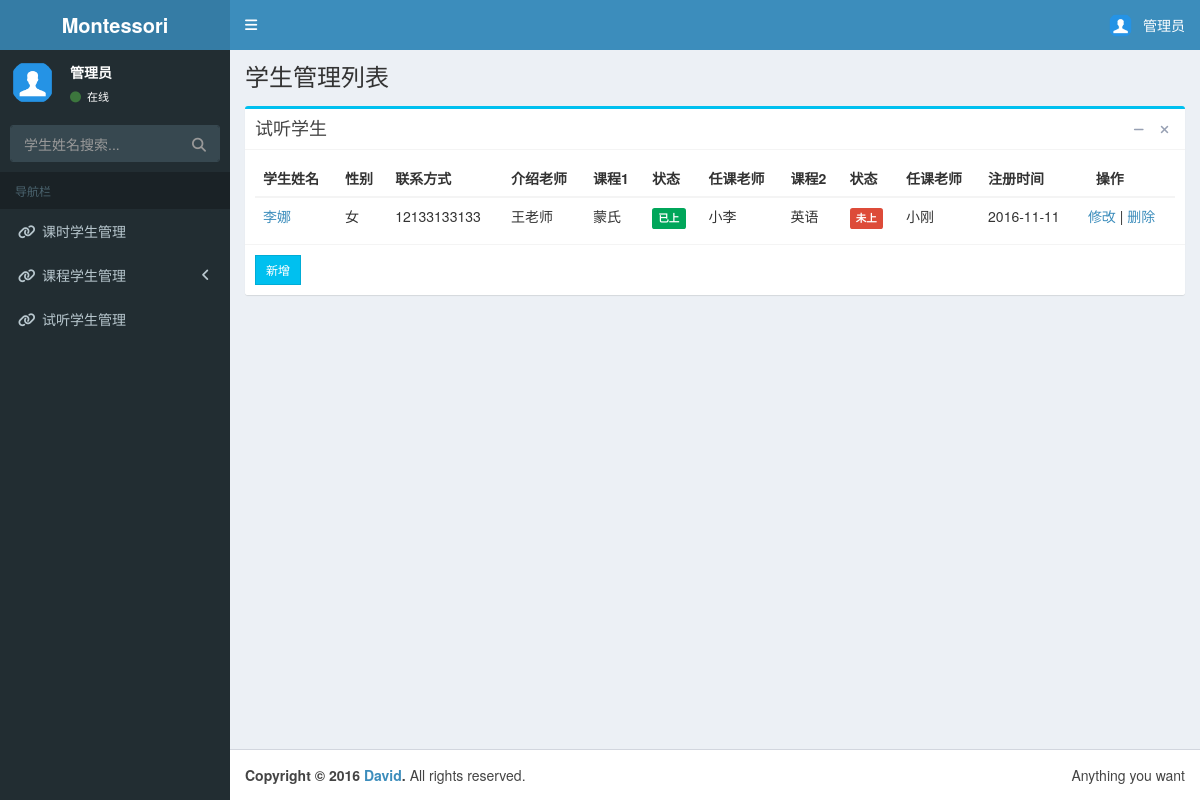
The page /homepage/tryList/ (signed in) on the database as committed earlier.
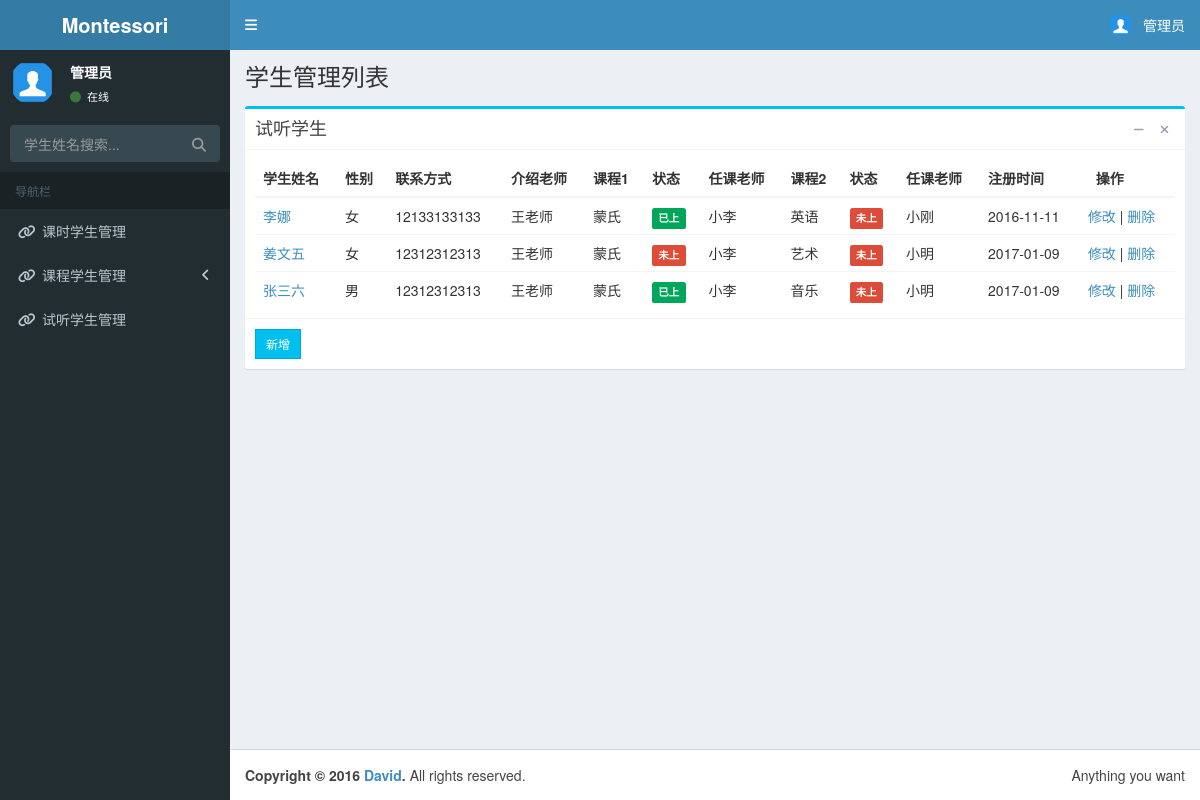
The same page on the database as committed later.
### managesystem/models.py (models this page shows, shortened)
class TryStudent(models.Model):
    username = models.CharField(max_length=200)
    sex = models.CharField(max_length=200)
    phone_num = models.CharField(max_length=200)
    contact = models.CharField(max_length=200)
    try_class_one = models.CharField(max_length=200,null=False,default="蒙氏")
    try_class_one_state = models.CharField(max_length=200,null=False,default="未上")
    class_one_teacher = models.CharField(max_length=200)
    try_class_two = models.CharField(max_length=200, null=False, default="蒙氏")
    try_class_two_state = models.CharField(max_length=200, null=False, default="未上")
    class_two_teacher = models.CharField(max_length=200)
    register_date = models.DateField(default="2016-11-11")
    accompany_username = models.CharField(max_length=200, default="")
    try_class_one_time = models.CharField(max_length=200, default="")
    try_class_two_time = models.CharField(max_length=200, default="")
    source = models.CharField(max_length=200, default="")
    unRegister_reason = models.CharField(max_length=200, default="")
    birth_date = models.CharField(max_length=200, default="0个月")

### managesystem/views.py (the view)
# urls.py: url(r'^homepage/tryList/$',TryStudentList),
def TryStudentList(request):
    if request.user.is_authenticated():
        tryStudentArr = TryStudent.objects.all()
        if request.method == "POST":
            keywords = request.POST["keywords"]
            searchList = TryStudent.objects.filter(username__contains=keywords)
            return render_to_response("homepage/tryStudentList.html", {"studentList": searchList})
        return render_to_response("homepage/tryStudentList.html", {"studentList": tryStudentArr})
    else:
        return HttpResponseRedirect('/')

### templates/homepage/tryStudentList.html (shortened to what the changed rows need)
{% load staticfiles %}
<!DOCTYPE html>
<html>
<head>
  <link rel="stylesheet" href="{% static "bootstrap/css/bootstrap.min.css"%}">
  <link rel="stylesheet" href="https://cdnjs.cloudflare.com/ajax/libs/font-awesome/4.5.0/css/font-awesome.min.css">
  <link rel="stylesheet" href="https://cdnjs.cloudflare.com/ajax/libs/ionicons/2.0.1/css/ionicons.min.css">
  <link rel="stylesheet" href="{% static "dist/css/AdminLTE.min.css"%}">
  <link rel="stylesheet" href="{% static "dist/css/skins/skin-blue.min.css"%}">
</head>
<body class="hold-transition skin-blue sidebar-mini">
<div class="wrapper">
  <div class="content-wrapper">
    <section class="content-header">
      <h1>
        学生管理列表
      </h1>
    </section>
    <section class="content">
          <div class="box box-info">
            <div class="box-body">
              <div class="table-responsive">
                <table class="table no-margin">
                  <thead>
                  <tr>
                      <th>学生姓名</th>
                      <th>性别</th>
                      <th>联系方式</th>
                      <th>介绍老师</th>
                      <th>课程1</th>
                      <th>状态</th>
                      <th>任课老师</th>
                      <th>课程2</th>
                      <th>状态</th>
                      <th>任课老师</th>
                      <th>注册时间</th>
                      <th>&nbsp;&nbsp;操作</th>
                  </tr>
                  </thead>
                  <tbody>
                    {% for itemtry in studentList %}
                    <tr>
                      <td><a>{{ itemtry.username }}</a></td>
                      <td>{{ itemtry.sex }}</td>
                      <td>{{ itemtry.phone_num }}</td>
                      <td>{{ itemtry.contact }}</td>
                      <td>{{ itemtry.try_class_one }}</td>
                      <td><span id="{{ itemtry.id }}one">{{ itemtry.try_class_one_state }}</span></td>
                      <td>{{ itemtry.class_one_teacher }}</td>
                      <td>{{ itemtry.try_class_two }}</td>
                      <td><span id="{{ itemtry.id }}two">{{ itemtry.try_class_two_state }}</span></td>
                      <td>{{ itemtry.class_two_teacher }}</td>
                      <td>{{ itemtry.register_date|date:"Y-m-d" }}</td>
                      <td><a href="/tryModification/{{ itemtry.username }}">修改</a>&nbsp;|&nbsp;<a data-toggle="modal" data-target="#{{ itemtry.username }}mymodal" href="javascript:void(0)">删除</a></td>
                    </tr>
                    {% endfor %}
                  </tbody>
                </table>
              </div>
            </div>
          </div>
    </section>
  </div>
</div>
</body>
</html>

Rows that differ between the two databases and show on the page:
added TryStudent: username "姜文五", sex "女", phone_num "12312312313", contact "王老师", try_class_one "蒙氏", try_class_one_state "未上", class_one_teacher "小李", try_class_two "艺术", try_class_two_state "未上", class_two_teacher "小明", register_date "2017-01-09"
added TryStudent: username "张三六", sex "男", phone_num "12312312313", contact "王老师", try_class_one "蒙氏", try_class_one_state "已上", class_one_teacher "小李", try_class_two "音乐", try_class_two_state "未上", class_two_teacher "小明", register_date "2017-01-09"
